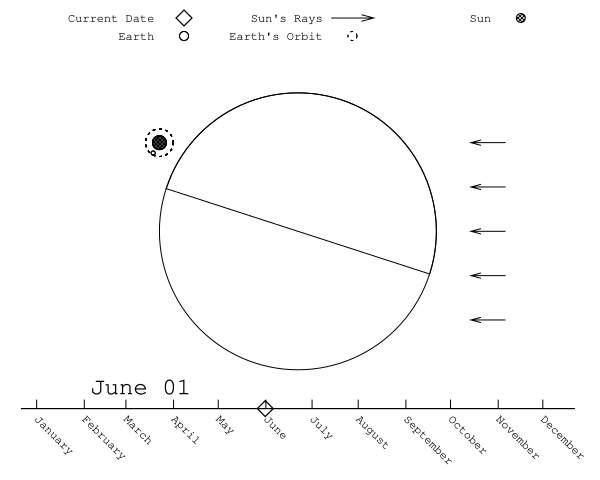

Recreate this plot in gnuplot.
set terminal svg dynamic font "Courier,12" linewidth 1 background "white"
set datafile sep '\t'
set output "sun.svg"

# set up axes and data format
set  key top center horizontal outside
set timefmt "%Y-%m-%d %H:%M"
set xdata time
set format x "%B"
set xrange ["2022-12-21 21:48":"2023-12-22 03:28"]
set x2range [-2.0:2.0]
set border 1
set yrange [-2.0:2.0]
set size square
unset ytics
set xtics nomirror rotate by -45
unset mxtics

mymod( v , m ) = ( v > m )?( v - m ):( v )
negmod( v , m ) = ( v < 0 )?( v + m ):( v )

set parametric
set trange [0:1]

$DATA << EOD
"2023-05-01 00:00"
EOD

# Sun's Rays
$SUN << EOD
1
2
3
4
5
EOD

set style arrow 1 filled size 1,20 lc rgbcolor "black" fixed

# Solstice dates/times
start = strptime( "%Y-%m-%d %H:%M" , "2022-12-21 21:48" )
end = strptime( "%Y-%m-%d %H:%M" , "2023-12-22 03:28" )

# Calculate where date falls between solstices
fraction( time ) = ( ( strptime( "%Y-%m-%d %H:%M" , time ) - start ) / ( end - start ) )

# Calculate tilt of Earth (between 23.5 and -23.5 degrees from horizontal)
tilt( time ) = ( fraction( time ) < 0.5 )?( -94.0 * fraction( time ) + 23.5 ):( 94 * fraction( time ) - 70.5 )

plot $DATA using (strptime( "%Y-%m-%d %H:%M" , stringcolumn(1))):(-2) with points lc rgbcolor "black" pt 12 ps 1.25 title "Current Date",\
	"" using (0):(0):(1):(90):(270) axes x2y1 with circles fs solid fc rgbcolor "gray" title "Night",\
	"" using (-1.5):(-1.75):(sprintf( "%s" , strftime( "%B %d" , strptime( "%Y-%m-%d %H:%M:%S" , stringcolumn( 1 ) ) ) ) )  axes x2y1 with labels left font "Courier,24" notitle,\
	"" using (0):(0):(1):(tilt(stringcolumn(1))):(tilt(stringcolumn(1))+180.0) axes x2y1 with circles lc rgbcolor "black" notitle,\
	"" using (0):(0):(1) axes x2y1 with circles lc rgbcolor "black" title "Earth",\
	"" using (0):(0):(0.5*cos(negmod(tilt(stringcolumn(1)),360)*pi/180.0)):(0.5*sin(negmod(tilt(stringcolumn(1)),360)*pi/180.0)) axes x2y1 with vectors as 1 title "Earth's Rotation",\
	$SUN using (1.5):(($1-1)/4.0*2.0-1.0):(-0.25):(0) axes x2y1 with vectors lc rgbcolor "black" title "Sun's Rays",\
	"" using (-1):(1):(0.1) axes x2y1 with circles lc rgbcolor "black" dt 2 title "Earth's Orbit",\
	"" using (-1):(1):(0.05) axes x2y1 with circles lc rgbcolor "black" fs pattern 2 title "Sun",\
	"" using (-1):(1.05) with points pt 7 lc rgbcolor "black" notitle,\
	$DATA using (-1+0.1*cos(mymod(fraction(stringcolumn(1))*2.0*pi+pi/2.0,2.0*pi))):(1+0.1*sin(mymod(fraction(stringcolumn(1))*2.0*pi+pi/2.0,2.0*pi))):(0.015) axes x2y1 with circles lc rgbcolor "black" notitle
